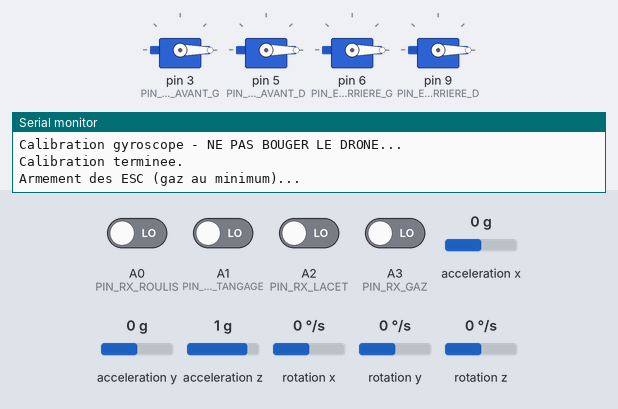
Bench run of a sketch on a simulated Arduino Uno, built with avr-gcc and run on an emulated ATmega328P. Parts: 4 × servo, the last lines printed to the serial monitor. Wiring (inferred from the names in the program): MPU-6050 motion sensor at I2C address 0x68. The test bench sets the inputs (shaded band); at power-on: A0 (PIN_RX_ROULIS), A1 (PIN_RX_TANGAGE), A2 (PIN_RX_LACET), A3 (PIN_RX_GAZ) LOW, acceleration x 0 g, acceleration y 0 g, acceleration z 1 g, rotation x 0 °/s, rotation y 0 °/s, rotation z 0 °/s.

Above: at 1.4 s.
At 4.6 s:
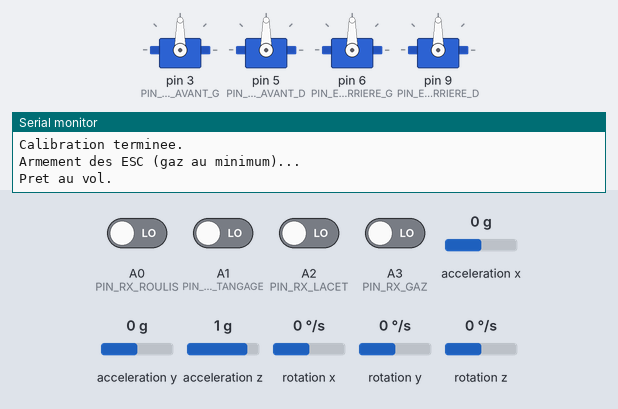
Timing chart, 0 to 6.5 s (numbered marks = the images above):
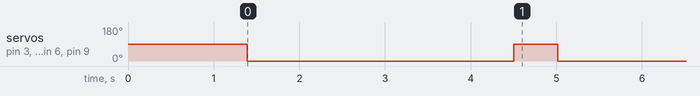

Measured:
- by itself, servo on pin 3 (PIN_ESC_AVANT_G), servo on pin 5 (PIN_ESC_AVANT_D), servo on pin 6 (PIN_ESC_ARRIERE_G), servo on pin 9 (PIN_ESC_ARRIERE_D): 90° → 0° at 1.4 s, → 90° 3.1 s later, → 0° 0.51 s later

The sketch:

drone_autonome.ino
```cpp
/**
 * drone_autonome.ino
 * -------------------------------------------------------------------
 * Drone autonome (quadricoptere) - stabilisation d'attitude
 * Carte cible : Arduino Uno / Nano (ATmega328P), boucle a 250 Hz
 *
 * Architecture :
 *   - IMU.h/.cpp            : MPU6050 + filtre complementaire (roulis/tangage)
 *   - Moteurs.h/.cpp        : pilotage 4x ESC + mixage quadricoptere "+"
 *   - PIDController.h/.cpp  : regulateur PID generique
 *   - config.h                : toutes les constantes materielles/reglages
 *
 * Boucle de commande (architecture cascade, cf. rapport section 2.5 et
 * matlab/drone_pid_stabilisation.m) :
 *
 *   consigne pilote --> [PID ANGLE] --> consigne de taux --> [PID TAUX] --> couple moteur
 *                              ^                                    ^
 *                         angle mesure (IMU)                 taux mesure (gyro)
 *
 * Securites implementees :
 *   - armement ESC obligatoire au demarrage (gaz a zero)
 *   - coupure moteurs si angle > ANGLE_LIMITE_SECURITE_DEG
 *   - failsafe si perte de liaison radio (TIMEOUT_RADIO_MS)
 *   - alerte tension batterie basse
 * -------------------------------------------------------------------
 */
#include "config.h"
#include "../lib/IMU/IMU.h"
#include "../lib/Moteurs/Moteurs.h"
#include "../lib/PID/PIDController.h"

// ---------------------------------------------------------------------
// Objets globaux
// ---------------------------------------------------------------------
IMU imu;
MoteursQuadri moteurs;

// Boucle d'angle (exterieure, lente) - roulis / tangage
PIDController pidAngleRoulis(PID_ANGLE_ROULIS_KP, PID_ANGLE_ROULIS_KI, 0,
                              -TAUX_CONSIGNE_MAX_DEGS, TAUX_CONSIGNE_MAX_DEGS);
PIDController pidAngleTangage(PID_ANGLE_TANGAGE_KP, PID_ANGLE_TANGAGE_KI, 0,
                               -TAUX_CONSIGNE_MAX_DEGS, TAUX_CONSIGNE_MAX_DEGS);

// Boucle de taux (interieure, rapide) - roulis / tangage / lacet
PIDController pidTauxRoulis(PID_TAUX_ROULIS_KP, 0, PID_TAUX_ROULIS_KD, -400, 400);
PIDController pidTauxTangage(PID_TAUX_TANGAGE_KP, 0, PID_TAUX_TANGAGE_KD, -400, 400);
PIDController pidTauxLacet(PID_TAUX_LACET_KP, PID_TAUX_LACET_KI, 0, -400, 400);

// ---------------------------------------------------------------------
// Etat vol
// ---------------------------------------------------------------------
enum EtatVol { DESARME, VOL_STABILISE, FAILSAFE };
EtatVol etatVol = DESARME;

unsigned long dernierTempsBoucle = 0;
unsigned long dernierSignalRadio = 0;

void setup() {
    Serial.begin(115200);
    Serial.println(F("=== Drone autonome - initialisation ==="));

    pinMode(PIN_RX_ROULIS, INPUT);
    pinMode(PIN_RX_TANGAGE, INPUT);
    pinMode(PIN_RX_LACET, INPUT);
    pinMode(PIN_RX_GAZ, INPUT);

    if (!imu.begin()) {
        Serial.println(F("ERREUR : MPU6050 non detecte ! Verifier le cablage I2C."));
        while (1) { delay(1000); } // blocage volontaire : ne jamais decoller sans IMU
    }

    Serial.println(F("Calibration gyroscope - NE PAS BOUGER LE DRONE..."));
    imu.calibrer(500);
    Serial.println(F("Calibration terminee."));

    moteurs.begin(PIN_ESC_AVANT_G, PIN_ESC_AVANT_D, PIN_ESC_ARRIERE_G, PIN_ESC_ARRIERE_D);

    Serial.println(F("Armement des ESC (gaz au minimum)..."));
    moteurs.armer();
    Serial.println(F("Pret au vol."));

    etatVol = VOL_STABILISE;
    dernierTempsBoucle = millis();
    dernierSignalRadio = millis();
}

// Lecture d'une voie radio PWM (1000-2000us). Utilise pulseIn ; pour une
// application reelle, preferer des interruptions PinChange pour ne pas
// bloquer la boucle principale (documente en commentaire dans le README).
float lireVoieRadio(uint8_t pin, unsigned long defautUs = 1500) {
    unsigned long largeur = pulseIn(pin, HIGH, 25000UL); // timeout 25ms
    if (largeur == 0) return defautUs; // pas de nouvelle trame -> conserve la derniere consigne
    dernierSignalRadio = millis();
    return constrain(largeur, 1000, 2000);
}

void loop() {
    unsigned long maintenant = millis();
    if (maintenant - dernierTempsBoucle < BOUCLE_PERIODE_MS) {
        return; // cadence la boucle a la periode fixee (250 Hz)
    }
    float dt = (maintenant - dernierTempsBoucle) / 1000.0f;
    dernierTempsBoucle = maintenant;

    // ------------------------------------------------------------
    // 1) Lecture radio -> consignes pilote
    // ------------------------------------------------------------
    float usRoulis  = lireVoieRadio(PIN_RX_ROULIS);
    float usTangage = lireVoieRadio(PIN_RX_TANGAGE);
    float usLacet    = lireVoieRadio(PIN_RX_LACET);
    float usGaz       = lireVoieRadio(PIN_RX_GAZ);

    float consigneRoulisDeg  = map(usRoulis, 1000, 2000, -300, 300) / 10.0f;   // +/-30 deg
    float consigneTangageDeg = map(usTangage, 1000, 2000, -300, 300) / 10.0f;
    float consigneLacetDegS  = map(usLacet, 1000, 2000, -1500, 1500) / 10.0f;  // +/-150 deg/s
    float consigneGazPct     = map(usGaz, 1000, 2000, 0, 1000) / 10.0f;        // 0-100%

    // ------------------------------------------------------------
    // 2) Failsafe : perte radio ou gaz au minimum -> desarmement
    // ------------------------------------------------------------
    if (maintenant - dernierSignalRadio > TIMEOUT_RADIO_MS) {
        etatVol = FAILSAFE;
    } else if (consigneGazPct < 3.0f) {
        etatVol = DESARME; // securite : gaz bas = moteurs coupes (comme un vrai FC)
    } else if (etatVol != FAILSAFE) {
        etatVol = VOL_STABILISE;
    }

    // ------------------------------------------------------------
    // 3) Mise a jour de l'IMU (indispensable meme si desarme, pour
    //    garder le filtre complementaire "chaud")
    // ------------------------------------------------------------
    imu.mettreAJour(dt);
    AttitudeIMU att = imu.obtenirAttitude();

    // ------------------------------------------------------------
    // 4) Securite angle : au-dela de la limite, on coupe tout
    // ------------------------------------------------------------
    if (fabs(att.roulisDeg) > ANGLE_LIMITE_SECURITE_DEG ||
        fabs(att.tangageDeg) > ANGLE_LIMITE_SECURITE_DEG) {
        etatVol = FAILSAFE;
    }

    // ------------------------------------------------------------
    // 5) Boucle cascade : angle -> taux -> commande moteur
    // ------------------------------------------------------------
    if (etatVol == VOL_STABILISE) {
        // Boucle externe (angle)
        float tauxConsigneRoulis  = pidAngleRoulis.calculer(consigneRoulisDeg, att.roulisDeg, dt);
        float tauxConsigneTangage = pidAngleTangage.calculer(consigneTangageDeg, att.tangageDeg, dt);

        // Boucle interne (taux angulaire, mesure gyro)
        float corrRoulis  = pidTauxRoulis.calculer(tauxConsigneRoulis, att.tauxRoulisDegS, dt);
        float corrTangage = pidTauxTangage.calculer(tauxConsigneTangage, att.tauxTangageDegS, dt);
        // Le lacet est commande directement en taux (pas de boucle d'angle : le cap
        // absolu necessiterait un magnetometre, hors perimetre de ce firmware)
        float corrLacet   = pidTauxLacet.calculer(consigneLacetDegS, att.tauxLacetDegS, dt);

        moteurs.appliquerMixage(consigneGazPct, corrRoulis, corrTangage, corrLacet);

    } else {
        // DESARME ou FAILSAFE : coupure moteurs et reinitialisation des PID
        // (evite un "coup" au reamorcage du vol du fait de termes integraux residuels)
        moteurs.arreterTout();
        pidAngleRoulis.reinitialiser();
        pidAngleTangage.reinitialiser();
        pidTauxRoulis.reinitialiser();
        pidTauxTangage.reinitialiser();
        pidTauxLacet.reinitialiser();
    }

    // ------------------------------------------------------------
    // 6) Telemetrie (a desactiver en vol reel : le Serial ralentit la boucle)
    // ------------------------------------------------------------
    static uint16_t compteurAffichage = 0;
    if (++compteurAffichage >= 50) { // ~5 Hz avec une boucle a 250Hz
        compteurAffichage = 0;
        Serial.print(F("Etat=")); Serial.print(etatVol);
        Serial.print(F(" Roulis=")); Serial.print(att.roulisDeg);
        Serial.print(F(" Tangage=")); Serial.print(att.tangageDeg);
        Serial.print(F(" Gaz=")); Serial.println(consigneGazPct);
    }
}
```

config.h
```cpp
/**
 * config.h - Configuration materielle et parametres de reglage
 * Drone autonome (quadricoptere) - projet embarque Arduino
 *
 * Toutes les valeurs numeriques (PID, limites) sont justifiees dans
 * docs/01_rapport_dimensionnement.md et verifiees par simulation dans
 * matlab/drone_pid_stabilisation.m et matlab/drone_simulation_vol.m
 *
 * NB : sur ATmega328P (Uno/Nano), la boucle de stabilisation tourne a
 * environ 250 Hz (Ts ~ 4 ms). Un microcontroleur plus puissant (STM32,
 * Teensy) est recommande pour une frequence superieure et davantage de
 * capteurs (GPS, baro) simultanes, mais l'architecture logicielle reste
 * identique.
 */
#ifndef CONFIG_H
#define CONFIG_H

// ---------------------------------------------------------------------
// Affectation des broches - 4x ESC (signal PWM style servo, 1000-2000us)
// ---------------------------------------------------------------------
#define PIN_ESC_AVANT_G    3   // moteur 1 (avant gauche,  sens horaire)
#define PIN_ESC_AVANT_D    5   // moteur 2 (avant droit,   sens anti-horaire)
#define PIN_ESC_ARRIERE_G  6   // moteur 3 (arriere gauche, sens anti-horaire)
#define PIN_ESC_ARRIERE_D  9   // moteur 4 (arriere droit,  sens horaire)

// MPU6050 (IMU 6 axes) en I2C : SDA=A4, SCL=A5

// Recepteur radio (PWM, 4 voies : roulis, tangage, lacet, gaz)
#define PIN_RX_ROULIS      A0  // via pin-change interrupt ou pulseIn
#define PIN_RX_TANGAGE     A1
#define PIN_RX_LACET       A2
#define PIN_RX_GAZ         A3

// ---------------------------------------------------------------------
// Limites de commande ESC (microsecondes, format servo standard)
// ---------------------------------------------------------------------
#define ESC_MIN_US         1000
#define ESC_MAX_US         2000
#define ESC_ARMEMENT_US    1000   // valeur envoyee au demarrage (arme les ESC)

// ---------------------------------------------------------------------
// Frequence de boucle de stabilisation
// ---------------------------------------------------------------------
#define BOUCLE_PERIODE_MS  4      // 250 Hz (cf. rapport section 2.5)

// ---------------------------------------------------------------------
// Filtre complementaire (fusion accelerometre/gyroscope)
// ---------------------------------------------------------------------
#define FILTRE_ALPHA       0.98f

// ---------------------------------------------------------------------
// Gains PID - Boucle d'angle (lente, exterieure) - voir rapport 2.5
// ---------------------------------------------------------------------
#define PID_ANGLE_ROULIS_KP   4.5f
#define PID_ANGLE_ROULIS_KI   0.2f
#define PID_ANGLE_TANGAGE_KP  4.5f
#define PID_ANGLE_TANGAGE_KI  0.2f

// ---------------------------------------------------------------------
// Gains PID - Boucle de taux angulaire (rapide, interieure)
// ---------------------------------------------------------------------
#define PID_TAUX_ROULIS_KP    0.70f
#define PID_TAUX_ROULIS_KD    0.015f
#define PID_TAUX_TANGAGE_KP   0.70f
#define PID_TAUX_TANGAGE_KD   0.015f
#define PID_TAUX_LACET_KP     1.20f
#define PID_TAUX_LACET_KI     0.05f

// Limite de la consigne de taux issue de la boucle d'angle (anti-emballement)
#define TAUX_CONSIGNE_MAX_DEGS  300.0f

// ---------------------------------------------------------------------
// Securite
// ---------------------------------------------------------------------
#define ANGLE_LIMITE_SECURITE_DEG  45.0f  // au-dela : coupure moteurs
#define TIMEOUT_RADIO_MS           500    // perte de liaison -> failsafe
#define TENSION_BATTERIE_MIN_V     10.5f  // seuil alerte LiPo 3S (3.5V/cellule)
#define PIN_TENSION_BATTERIE       A6     // diviseur de tension (1/3)

#endif // CONFIG_H
```
